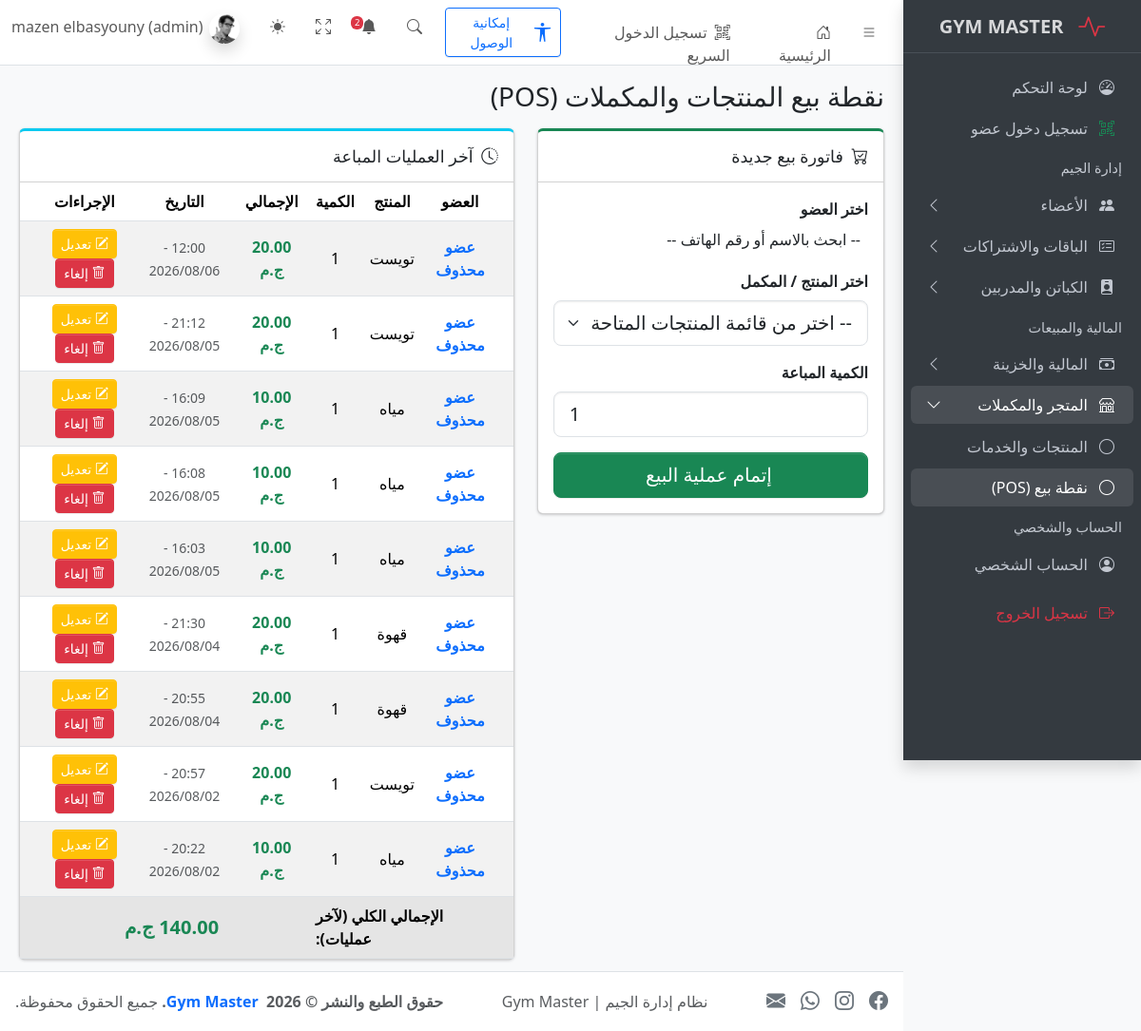
The app's page /pos.php (signed in) with its own data.
### tables this page shows
CREATE TABLE `sales` (
  `id` int(11) NOT NULL,
  `member_id` int(11) DEFAULT NULL,
  `product_id` int(11) NOT NULL,
  `quantity` int(11) NOT NULL DEFAULT 1,
  `total_price` decimal(10,2) NOT NULL,
  `created_at` timestamp NOT NULL DEFAULT current_timestamp()
);

CREATE TABLE `products` (
  `id` int(11) NOT NULL,
  `name` varchar(255) NOT NULL,
  `category` varchar(100) DEFAULT 'مكملات',
  `price` decimal(10,2) NOT NULL DEFAULT 0.00,
  `quantity` int(11) NOT NULL DEFAULT 0,
  `created_at` timestamp NOT NULL DEFAULT current_timestamp()
);

### pos.php (the view, shortened to what this page needs)
<?php
require_once __DIR__ . '/includes/header.php';
require_once __DIR__ . '/includes/sidebar.php';
try {
    $recentSales = $pdo->query("
        SELECT s.*, p.name as product_name, m.full_name as member_name
        FROM sales s
        JOIN products p ON s.product_id = p.id
        LEFT JOIN members m ON s.member_id = m.id
        ORDER BY s.id DESC LIMIT 10
    ")->fetchAll();
} catch (Exception $e) {
    $members = [];
    $products = [];
    $recentSales = [];
}
?>
<link href="https://cdn.jsdelivr.net/npm/select2@4.1.0-rc.0/dist/css/select2.min.css" rel="stylesheet" />
<link href="https://cdn.jsdelivr.net/npm/select2-bootstrap-5-theme@1.3.0/dist/select2-bootstrap-5-theme.min.css" rel="stylesheet" />
<main class="app-main">
    <div class="app-content-header">
        <div class="container-fluid">
            <h3 class="mb-0">نقطة بيع المنتجات والمكملات (POS)</h3>
        </div>
    </div>
    <div class="app-content">
        <div class="container-fluid">
            <div class="row">
                <div class="col-md-5">
                    <div class="card card-outline card-success">
                        <div class="card-header">
                            <h3 class="card-title"><i class="bi bi-cart-check me-1"></i> فاتورة بيع جديدة</h3>
                        </div>
                        <div class="card-body">
                            <form method="POST" action="">
                                <div class="mb-3">
                                    <label class="form-label fw-bold">اختر العضو</label>
                                </div>
                                <div class="mb-3">
                                    <label class="form-label fw-bold">اختر المنتج / المكمل</label>
                                    <select name="product_id" class="form-select form-select-lg" required>
                                        <option value="">-- اختر من قائمة المنتجات المتاحة --</option>
                                    </select>
                                </div>
                                <div class="mb-3">
                                    <label class="form-label fw-bold">الكمية المباعة</label>
                                    <input type="number" name="quantity" class="form-control form-control-lg" value="1" min="1" required>
                                </div>
                                <button type="submit" name="process_sale" class="btn btn-success btn-lg w-100">
                                    <i class="bi bi-cash-register me-1"></i> إتمام عملية البيع
                                </button>
                            </form>
                        </div>
                    </div>
                </div>
                <div class="col-md-7">
                    <div class="card card-outline card-info">
                        <div class="card-header">
                            <h3 class="card-title"><i class="bi bi-clock-history me-1"></i> آخر العمليات المباعة</h3>
                        </div>
                        <div class="card-body p-0">
                            <table class="table table-striped m-0 text-center align-middle">
                                <thead>
                                    <tr>
                                        <th>العضو</th>
                                        <th>المنتج</th>
                                        <th>الكمية</th>
                                        <th>الإجمالي</th>
                                        <th>التاريخ</th>
                                        <th>الإجراءات</th>
                                    </tr>
                                </thead>
                                <tbody>
                                    <?php
                                    $grand_total = 0;
                                    if (!empty($recentSales)):
                                    ?>
                                        <?php foreach ($recentSales as $sale):
                                            $grand_total += $sale['total_price'];
                                        ?>
                                            <tr>
                                                <td class="fw-bold text-primary"><?= htmlspecialchars($sale['member_name'] ?? 'عضو محذوف') ?></td>
                                                <td><?= htmlspecialchars($sale['product_name']) ?></td>
                                                <td><?= $sale['quantity'] ?></td>
                                                <td class="text-success fw-bold"><?= number_format($sale['total_price'], 2) ?> ج.م</td>
                                                <td><small class="text-muted"><?= date('H:i - Y/m/d', strtotime($sale['created_at'])) ?></small></td>
                                                <td>
                                                    <button class="btn btn-sm btn-warning text-white edit-sale-btn"
                                                            data-bs-toggle="modal"
                                                            data-bs-target="#editSaleModal"
                                                            data-id="<?= $sale['id'] ?>"
                                                            data-qty="<?= $sale['quantity'] ?>"
                                                            data-product="<?= htmlspecialchars($sale['product_name']) ?>">
                                                        <i class="bi bi-pencil-square"></i> تعديل
                                                    </button>
                                                    <a href="pos.php?delete_sale_id=<?= $sale['id'] ?>"
                                                       class="btn btn-sm btn-danger"
                                                       onclick="return confirm('هل أنت متأكد من إلغاء عملية البيع وإرجاع الكمية للمخزن؟');">
                                                        <i class="bi bi-trash"></i> إلغاء
                                                    </a>
                                                </td>
                                            </tr>
                                        <?php endforeach; ?>
                                    <?php else: ?>
                                        <tr>
                                            <td colspan="6" class="text-center py-3 text-muted">لا توجد مبيعات حالياً.</td>
                                        </tr>
                                    <?php endif; ?>
                                </tbody>
                                <?php if (!empty($recentSales)): ?>
                                    <tfoot>
                                        <tr class="table-active">
                                            <th colspan="3" class="text-end">الإجمالي الكلي (لآخر عمليات):</th>
                                            <th colspan="3" class="text-success fw-bold fs-5 text-center"><?= number_format($grand_total, 2) ?> ج.م</th>
                                        </tr>
                                    </tfoot>
                                <?php endif; ?>
                            </table>
                        </div>
                    </div>
                </div>
            </div>
        </div>
    </div>
</main>
<?php require_once __DIR__ . '/includes/footer.php'; ?>

### records on screen
sales: member_name "عضو محذوف", product.name "تويست", quantity "1", total_price "20.00", created_at "12:00 - 2026/08/06"
sales: member_name "عضو محذوف", product.name "تويست", quantity "1", total_price "20.00", created_at "21:12 - 2026/08/05"
sales: member_name "عضو محذوف", product.name "مياه", quantity "1", total_price "10.00", created_at "16:09 - 2026/08/05"
sales: member_name "عضو محذوف", product.name "مياه", quantity "1", total_price "10.00", created_at "16:08 - 2026/08/05"
sales: member_name "عضو محذوف", product.name "مياه", quantity "1", total_price "10.00", created_at "16:03 - 2026/08/05"
sales: member_name "عضو محذوف", product.name "قهوة", quantity "1", total_price "20.00", created_at "21:30 - 2026/08/04"
sales: member_name "عضو محذوف", product.name "قهوة", quantity "1", total_price "20.00", created_at "20:55 - 2026/08/04"
sales: member_name "عضو محذوف", product.name "تويست", quantity "1", total_price "20.00", created_at "20:57 - 2026/08/02"
sales: member_name "عضو محذوف", product.name "مياه", quantity "1", total_price "10.00", created_at "20:22 - 2026/08/02"

### other values on screen
$totalNotifications "2"
$displayName "mazen elbasyouny"
$displayRole "admin"
$grand_total "140.00"
